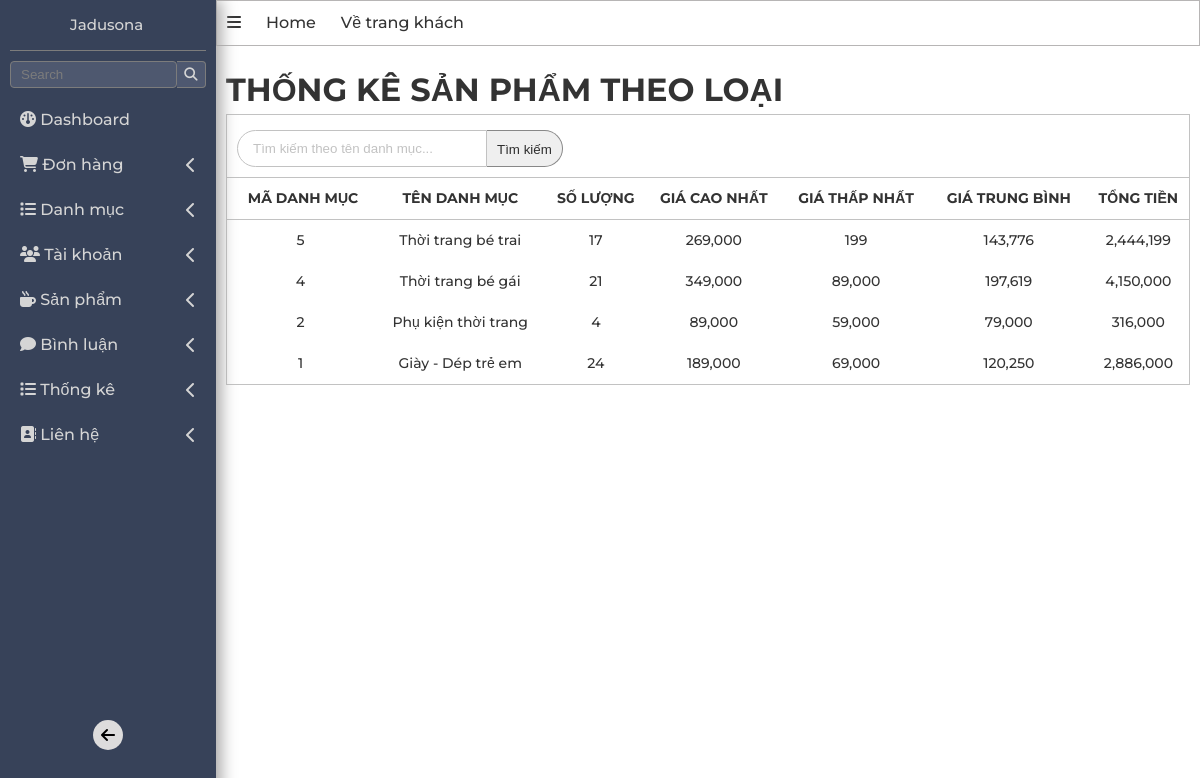
Screenshot of /admin/index.php?act=thongke (signed in) with the database file from the repository.
### tables this page shows
CREATE TABLE `danhmuc` (
  `iddm` int(11) NOT NULL,
  `tendanhmuc` varchar(255) NOT NULL
);

### model/pdo.php (called while the page is built, shortened)
<?php
function pdo_get_connection(){
    $dburl = "mysql:host=localhost;dbname=duan1;charset=utf8";
    $username = 'root';
    $password = '';
    $conn = new PDO($dburl, $username, $password);
    $conn->setAttribute(PDO::ATTR_ERRMODE, PDO::ERRMODE_EXCEPTION);
    return $conn;
}
function pdo_query($sql){
    $sql_args = array_slice(func_get_args(), 1);
    try{
        $conn = pdo_get_connection();
        $stmt = $conn->prepare($sql);
        $stmt->execute($sql_args);
        $rows = $stmt->fetchAll();
        return $rows;
    }
    catch(PDOException $e){
        throw $e;
    }
    finally{
        unset($conn);
    }
}

### model/thongke.php (called while the page is built, shortened)
<?php
function loadall_thongke($kyw = "") {
  $sql = "SELECT danhmuc.iddm AS madm, danhmuc.tendanhmuc AS tendm, COUNT(sanpham.id) AS countsp, MIN(sanpham.price) AS minprice, MAX(sanpham.price) AS maxprice, AVG(sanpham.price) AS avgprice, SUM(sanpham.price) AS sumprice";
  $sql .= " FROM sanpham";
  $sql .= " LEFT JOIN danhmuc ON danhmuc.iddm = sanpham.iddm";
  $sql .= " WHERE 1";
  $sql .= " GROUP BY danhmuc.iddm";
  $sql .= " ORDER BY danhmuc.iddm DESC";
  $listtk = pdo_query($sql);
  return $listtk;
}
?>

### admin/thongke/list.php (the view)
<main class="w-100 d-f f-d">
<div class="row">
    <div class="row formtitle ">
        <h1>THỐNG KÊ SẢN PHẨM THEO LOẠI</h1>
    </div>
    <div class="search_list-product-admin w-100">
    <form action="" class="d-f form-search" method="post">
              <input
                type="text"
                placeholder="Tìm kiếm theo tên danh mục..."
                class="input-search"
                name="kyw"
              />
              <input
                type="submit"
                class="submit-search-form"
                value="Tìm kiếm"
                name="listok"
              />
            </form>
            <table class="w-100 table_bill-admin">
                <thead>
                <tr class="maloai">
                    <th class="th_sp">MÃ DANH MỤC</th>
                    <th class="th_sp">TÊN DANH MỤC</th>
                    <th class="th_sp">SỐ LƯỢNG</th>
                    <th class="th_sp">GIÁ CAO NHẤT</th>
                    <th class="th_sp">GIÁ THẤP NHẤT</th>
                    <th class="th_sp">GIÁ TRUNG BÌNH</th>
                    <th class="th_sp">TỔNG TIỀN</th>
                </tr>
                </thead>
                <?php
                    foreach ($listthongke as $thongke) {
                        extract($thongke);
                        echo '<tr>
                                <td class="td_sp">'.$madm.'</td>
                                <td class="td_sp">'.$tendm.'</td>
                                <td class="td_sp">'.$countsp.'</td>
                                <td class="td_sp">'.number_format($maxprice).'</td>
                                <td class="td_sp">'.number_format($minprice).'</td>
                                <td class="td_sp">'.number_format($avgprice).'</td>
                                <td class="td_sp">'.number_format($sumprice).'</td>
                            </tr>';
                    }
                ?>
            </table>
        </div>
</div>
</main>

### assets/css/global.css (style rules this page uses)
* { padding: 0; margin: 0; box-sizing: border-box; }
:root { --primary-color: rgb(28, 205, 28); --white: rgb(255, 255, 255); --black: black; --font-family: "Montserrat", sans-serif; --text-color: #333; --bg-header-contact: rgb(237, 237, 237); --font-weight: 500; --font-size: 1.6em; --padding-website : 5%; --admin-sideBar-border : #7c7c7c; --border-cart :rgb(193, 193, 193); }
html { font-size: 62.5%; }
body { font-size: var(--font-size); font-family: var(--font-family); line-height: 1.5; font-weight: var(--font-weight); text-rendering: optimizeSpeed; color: var(--text-color); }
.d-f { display: flex; }
.f-d { flex-direction: column; }
.w-100 { width: 100%; }

### assets/css/admin/admin.css (style rules this page uses)
:root { --color-text--sidebar :rgb(213, 213, 213); --border-color-form-table: #c2c2c2; }
main { padding: 20px 10px ; }
.search_list-product-admin { border: 1px solid var(--border-color-form-table); }
.form-search { padding: 10px; margin-top: 5px; }
.form-search input::placeholder { color: var(--border-color-form-table); }
.input-search { padding: 10px 15px; background-color: var(--white); caret-color: var(--black); width: 250px; border: 1px solid var(--border-color-form-table); border-top-left-radius: 20px; border-bottom-left-radius: 20px; outline: none; }
.submit-search-form { border-top-right-radius: 20px; border-bottom-right-radius: 20px; padding: 0px 10px; border: 1px solid #888; border-left: none; color: rgb(46, 46, 46); padding-top: 2px; }

### assets/css/admin/bill.css (style rules this page uses)
.table_bill-admin { border-top: 1px solid var(--border-color-form-table); font-size: 1.4rem; padding: 10px 5px; box-sizing: border-box; border-collapse:collapse ; }
.table_bill-admin>thead>tr { border-bottom: 1px solid var(--border-color-form-table); }
.table_bill-admin>thead>tr>th { padding: 10px 0px; }
.table_bill-admin>thead>tr>th:first-child { padding-left: 5px; }
.table_bill-admin>tbody>tr>td { padding: 10px 0px; text-align: center; }
.table_bill-admin>tbody>tr>td:first-child { padding-left: 0px; }
.table_bill-admin>thead>tr>th { text-align: center; }

### rows the page displays
danhmuc: iddm "5", tendanhmuc "Thời trang bé trai", countsp "17", maxprice "269,000", minprice "199", avgprice "143,776", sumprice "2,444,199"
danhmuc: iddm "4", tendanhmuc "Thời trang bé gái", countsp "21", maxprice "349,000", minprice "89,000", avgprice "197,619", sumprice "4,150,000"
danhmuc: iddm "2", tendanhmuc "Phụ kiện thời trang", countsp "4", maxprice "89,000", minprice "59,000", avgprice "79,000", sumprice "316,000"
danhmuc: iddm "1", tendanhmuc "Giày - Dép trẻ em", countsp "24", maxprice "189,000", minprice "69,000", avgprice "120,250", sumprice "2,886,000"
